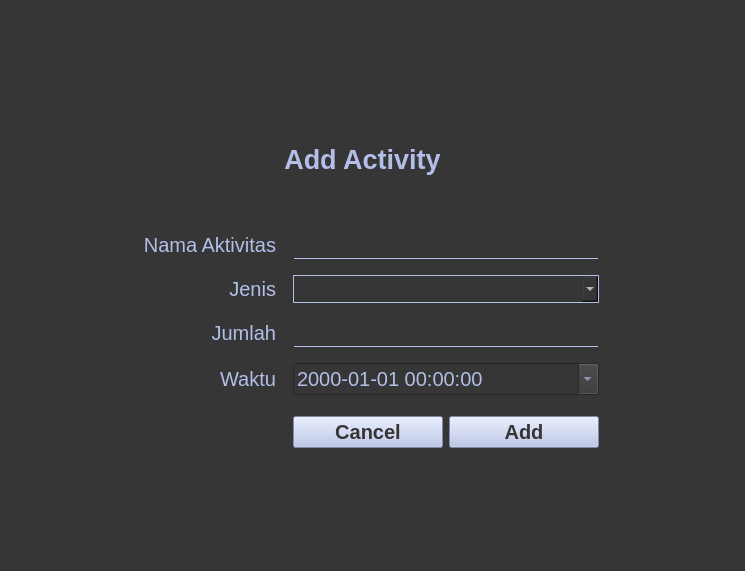
<?xml version="1.0" encoding="UTF-8"?>
<ui version="4.0">
 <class>Form</class>
 <widget class="QWidget" name="Form">
  <property name="geometry">
   <rect>
    <x>0</x>
    <y>0</y>
    <width>745</width>
    <height>571</height>
   </rect>
  </property>
  <property name="windowTitle">
   <string>Form</string>
  </property>
  <property name="styleSheet">
   <string notr="true">background-color: rgb(54, 54, 54);</string>
  </property>
  <layout class="QGridLayout" name="gridLayout">
   <item row="10" column="1">
    <widget class="QLabel" name="lbl_category">
     <property name="sizePolicy">
      <sizepolicy hsizetype="Ignored" vsizetype="Maximum">
       <horstretch>0</horstretch>
       <verstretch>0</verstretch>
      </sizepolicy>
     </property>
     <property name="styleSheet">
      <string notr="true">font-size: 15pt; color: rgb(179, 191, 232); font-weight: DemiBold;</string>
     </property>
     <property name="text">
      <string>&lt;html&gt;&lt;head/&gt;&lt;body&gt;&lt;p align=&quot;right&quot;&gt;Jenis&lt;/p&gt;&lt;/body&gt;&lt;/html&gt;</string>
     </property>
     <property name="scaledContents">
      <bool>true</bool>
     </property>
    </widget>
   </item>
   <item row="18" column="6">
    <spacer name="verticalSpacer">
     <property name="orientation">
      <enum>Qt::Vertical</enum>
     </property>
     <property name="sizeHint" stdset="0">
      <size>
       <width>20</width>
       <height>40</height>
      </size>
     </property>
    </spacer>
   </item>
   <item row="3" column="1">
    <spacer name="horizontalSpacer_3">
     <property name="orientation">
      <enum>Qt::Horizontal</enum>
     </property>
     <property name="sizeType">
      <enum>QSizePolicy::Fixed</enum>
     </property>
     <property name="sizeHint" stdset="0">
      <size>
       <width>150</width>
       <height>20</height>
      </size>
     </property>
    </spacer>
   </item>
   <item row="3" column="2">
    <spacer name="horizontalSpacer_4">
     <property name="orientation">
      <enum>Qt::Horizontal</enum>
     </property>
     <property name="sizeType">
      <enum>QSizePolicy::Fixed</enum>
     </property>
     <property name="sizeHint" stdset="0">
      <size>
       <width>5</width>
       <height>20</height>
      </size>
     </property>
    </spacer>
   </item>
   <item row="8" column="3" colspan="2">
    <widget class="QLineEdit" name="inp_name">
     <property name="styleSheet">
      <string notr="true">border-width: 1px; border-style: solid; border-color: rgb(54, 54, 54) rgb(54, 54, 54) rgb(179, 191, 232) rgb(54, 54, 54);
color: white;
font-size: 15pt;
</string>
     </property>
     <property name="placeholderText">
      <string/>
     </property>
    </widget>
   </item>
   <item row="8" column="1">
    <widget class="QLabel" name="lbl_name">
     <property name="sizePolicy">
      <sizepolicy hsizetype="Minimum" vsizetype="Maximum">
       <horstretch>0</horstretch>
       <verstretch>0</verstretch>
      </sizepolicy>
     </property>
     <property name="styleSheet">
      <string notr="true">font-size: 15pt; color: rgb(179, 191, 232); font-weight: DemiBold;</string>
     </property>
     <property name="text">
      <string>&lt;html&gt;&lt;head/&gt;&lt;body&gt;&lt;p align=&quot;right&quot;&gt;Nama Aktivitas&lt;/p&gt;&lt;/body&gt;&lt;/html&gt;</string>
     </property>
     <property name="scaledContents">
      <bool>true</bool>
     </property>
    </widget>
   </item>
   <item row="3" column="5">
    <spacer name="horizontalSpacer_2">
     <property name="orientation">
      <enum>Qt::Horizontal</enum>
     </property>
     <property name="sizeType">
      <enum>QSizePolicy::Expanding</enum>
     </property>
     <property name="sizeHint" stdset="0">
      <size>
       <width>40</width>
       <height>20</height>
      </size>
     </property>
    </spacer>
   </item>
   <item row="11" column="6">
    <spacer name="verticalSpacer_6">
     <property name="orientation">
      <enum>Qt::Vertical</enum>
     </property>
     <property name="sizeType">
      <enum>QSizePolicy::Fixed</enum>
     </property>
     <property name="sizeHint" stdset="0">
      <size>
       <width>5</width>
       <height>10</height>
      </size>
     </property>
    </spacer>
   </item>
   <item row="3" column="4">
    <spacer name="horizontalSpacer_6">
     <property name="orientation">
      <enum>Qt::Horizontal</enum>
     </property>
     <property name="sizeType">
      <enum>QSizePolicy::Fixed</enum>
     </property>
     <property name="sizeHint" stdset="0">
      <size>
       <width>150</width>
       <height>20</height>
      </size>
     </property>
    </spacer>
   </item>
   <item row="0" column="5">
    <spacer name="verticalSpacer_2">
     <property name="orientation">
      <enum>Qt::Vertical</enum>
     </property>
     <property name="sizeHint" stdset="0">
      <size>
       <width>20</width>
       <height>40</height>
      </size>
     </property>
    </spacer>
   </item>
   <item row="16" column="3">
    <widget class="QPushButton" name="btn_cancel">
     <property name="sizePolicy">
      <sizepolicy hsizetype="Ignored" vsizetype="Fixed">
       <horstretch>0</horstretch>
       <verstretch>0</verstretch>
      </sizepolicy>
     </property>
     <property name="cursor">
      <cursorShape>PointingHandCursor</cursorShape>
     </property>
     <property name="styleSheet">
      <string notr="true">font-size: 15pt; background-color: rgb(179, 191, 232); font-weight: Bold;
color: rgb(54, 54, 54);
</string>
     </property>
     <property name="text">
      <string>Cancel</string>
     </property>
    </widget>
   </item>
   <item row="15" column="6">
    <spacer name="verticalSpacer_7">
     <property name="orientation">
      <enum>Qt::Vertical</enum>
     </property>
     <property name="sizeType">
      <enum>QSizePolicy::Fixed</enum>
     </property>
     <property name="sizeHint" stdset="0">
      <size>
       <width>20</width>
       <height>15</height>
      </size>
     </property>
    </spacer>
   </item>
   <item row="9" column="6">
    <spacer name="verticalSpacer_4">
     <property name="orientation">
      <enum>Qt::Vertical</enum>
     </property>
     <property name="sizeType">
      <enum>QSizePolicy::Fixed</enum>
     </property>
     <property name="sizeHint" stdset="0">
      <size>
       <width>5</width>
       <height>10</height>
      </size>
     </property>
    </spacer>
   </item>
   <item row="14" column="1">
    <widget class="QLabel" name="lbl_time">
     <property name="sizePolicy">
      <sizepolicy hsizetype="Ignored" vsizetype="Maximum">
       <horstretch>0</horstretch>
       <verstretch>0</verstretch>
      </sizepolicy>
     </property>
     <property name="styleSheet">
      <string notr="true">font-size: 15pt; color: rgb(179, 191, 232); font-weight: DemiBold;</string>
     </property>
     <property name="text">
      <string>&lt;html&gt;&lt;head/&gt;&lt;body&gt;&lt;p align=&quot;right&quot;&gt;Waktu&lt;/p&gt;&lt;/body&gt;&lt;/html&gt;</string>
     </property>
     <property name="scaledContents">
      <bool>true</bool>
     </property>
    </widget>
   </item>
   <item row="13" column="6">
    <spacer name="verticalSpacer_5">
     <property name="orientation">
      <enum>Qt::Vertical</enum>
     </property>
     <property name="sizeType">
      <enum>QSizePolicy::Fixed</enum>
     </property>
     <property name="sizeHint" stdset="0">
      <size>
       <width>20</width>
       <height>10</height>
      </size>
     </property>
    </spacer>
   </item>
   <item row="3" column="3">
    <spacer name="horizontalSpacer_5">
     <property name="orientation">
      <enum>Qt::Horizontal</enum>
     </property>
     <property name="sizeType">
      <enum>QSizePolicy::Fixed</enum>
     </property>
     <property name="sizeHint" stdset="0">
      <size>
       <width>150</width>
       <height>20</height>
      </size>
     </property>
    </spacer>
   </item>
   <item row="10" column="3" colspan="2">
    <widget class="QComboBox" name="dropdown_jenis">
     <property name="styleSheet">
      <string notr="true">border-width: 1px; border-style: solid; border-color: rgb(179, 191, 232) rgb(179, 191, 232) rgb(179, 191, 232) rgb(179, 191, 232);
color: white;
font-size: 15pt;
</string>
     </property>
     <property name="modelColumn">
      <number>0</number>
     </property>
    </widget>
   </item>
   <item row="4" column="1" colspan="4">
    <widget class="QLabel" name="lbl_title">
     <property name="styleSheet">
      <string notr="true">font-size: 20pt; color: rgb(179, 191, 232); font-weight: Bold;</string>
     </property>
     <property name="text">
      <string>&lt;html&gt;&lt;head/&gt;&lt;body&gt;&lt;p align=&quot;center&quot;&gt;Add Activity&lt;/p&gt;&lt;/body&gt;&lt;/html&gt;</string>
     </property>
    </widget>
   </item>
   <item row="12" column="3" colspan="2">
    <widget class="QLineEdit" name="inp_amount">
     <property name="styleSheet">
      <string notr="true">border-width: 1px; border-style: solid; border-color: rgb(54, 54, 54) rgb(54, 54, 54) rgb(179, 191, 232) rgb(54, 54, 54);
color: white;
font-size: 15pt;
</string>
     </property>
     <property name="placeholderText">
      <string/>
     </property>
    </widget>
   </item>
   <item row="16" column="4">
    <widget class="QPushButton" name="btn_add">
     <property name="sizePolicy">
      <sizepolicy hsizetype="Ignored" vsizetype="Fixed">
       <horstretch>0</horstretch>
       <verstretch>0</verstretch>
      </sizepolicy>
     </property>
     <property name="cursor">
      <cursorShape>PointingHandCursor</cursorShape>
     </property>
     <property name="styleSheet">
      <string notr="true">font-size: 15pt; background-color: rgb(179, 191, 232); font-weight: Bold;
color: rgb(54, 54, 54);
</string>
     </property>
     <property name="text">
      <string>Add</string>
     </property>
    </widget>
   </item>
   <item row="3" column="0">
    <spacer name="horizontalSpacer">
     <property name="orientation">
      <enum>Qt::Horizontal</enum>
     </property>
     <property name="sizeType">
      <enum>QSizePolicy::Expanding</enum>
     </property>
     <property name="sizeHint" stdset="0">
      <size>
       <width>40</width>
       <height>20</height>
      </size>
     </property>
    </spacer>
   </item>
   <item row="14" column="3" colspan="2">
    <widget class="QDateTimeEdit" name="inp_datetime">
     <property name="styleSheet">
      <string notr="true">font-size: 15pt; color: rgb(179, 191, 232); font-weight: DemiBold;</string>
     </property>
     <property name="displayFormat">
      <string>yyyy-MM-dd HH:mm:ss </string>
     </property>
     <property name="calendarPopup">
      <bool>true</bool>
     </property>
    </widget>
   </item>
   <item row="12" column="1">
    <widget class="QLabel" name="lbl_amount">
     <property name="sizePolicy">
      <sizepolicy hsizetype="Ignored" vsizetype="Maximum">
       <horstretch>0</horstretch>
       <verstretch>0</verstretch>
      </sizepolicy>
     </property>
     <property name="styleSheet">
      <string notr="true">font-size: 15pt; color: rgb(179, 191, 232); font-weight: DemiBold;</string>
     </property>
     <property name="text">
      <string>&lt;html&gt;&lt;head/&gt;&lt;body&gt;&lt;p align=&quot;right&quot;&gt;Jumlah&lt;/p&gt;&lt;/body&gt;&lt;/html&gt;</string>
     </property>
     <property name="scaledContents">
      <bool>true</bool>
     </property>
    </widget>
   </item>
   <item row="5" column="6">
    <spacer name="verticalSpacer_3">
     <property name="orientation">
      <enum>Qt::Vertical</enum>
     </property>
     <property name="sizeType">
      <enum>QSizePolicy::Fixed</enum>
     </property>
     <property name="sizeHint" stdset="0">
      <size>
       <width>20</width>
       <height>20</height>
      </size>
     </property>
    </spacer>
   </item>
   <item row="7" column="6">
    <spacer name="verticalSpacer_8">
     <property name="orientation">
      <enum>Qt::Vertical</enum>
     </property>
     <property name="sizeType">
      <enum>QSizePolicy::Fixed</enum>
     </property>
     <property name="sizeHint" stdset="0">
      <size>
       <width>5</width>
       <height>10</height>
      </size>
     </property>
    </spacer>
   </item>
   <item row="6" column="3" colspan="2">
    <widget class="QLabel" name="lbl_feedback">
     <property name="sizePolicy">
      <sizepolicy hsizetype="Preferred" vsizetype="Maximum">
       <horstretch>0</horstretch>
       <verstretch>0</verstretch>
      </sizepolicy>
     </property>
     <property name="styleSheet">
      <string notr="true">font-size: 9pt; color: rgb(179, 191, 232); font-weight: DemiBold;</string>
     </property>
     <property name="text">
      <string/>
     </property>
    </widget>
   </item>
  </layout>
 </widget>
 <resources/>
 <connections/>
</ui>
